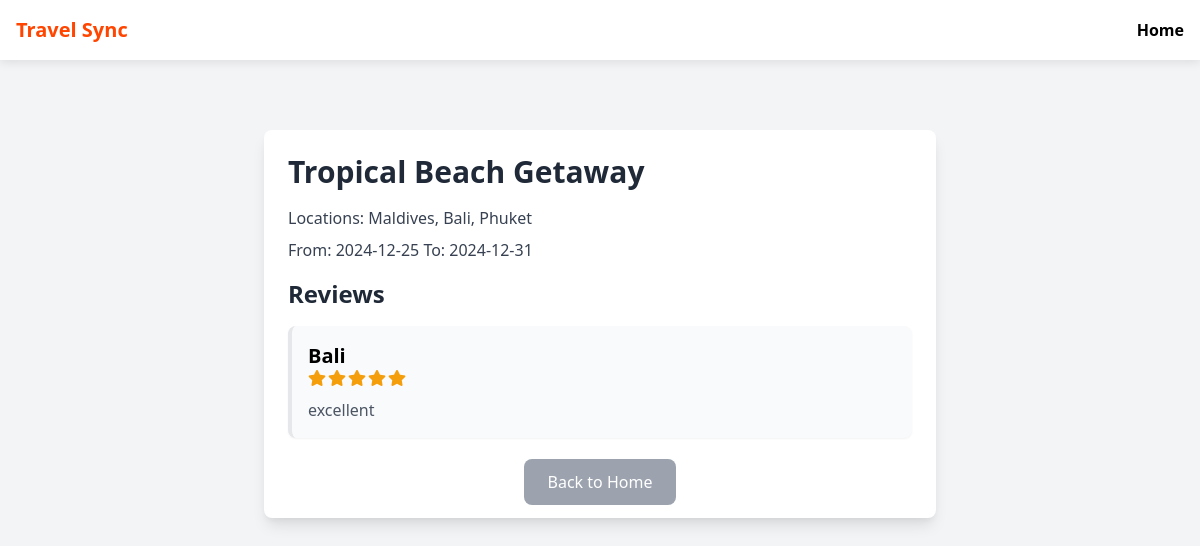
The page /itinerary/3 (signed in) on the database its author committed.
### app/models.py (models this page shows)
class Itinerary(db.Model):
    id = db.Column(db.Integer, primary_key=True)
    title = db.Column(db.String(200), nullable=False)
    start_date = db.Column(db.Date, nullable=False)
    end_date = db.Column(db.Date, nullable=False)
    locations = db.Column(db.Text, nullable=False)
    user_id = db.Column(db.Integer, db.ForeignKey('user.id'), nullable=False)
    reviews = db.relationship('Review', backref='itinerary', lazy=True)  # Changed backref to 'itinerary'

class Review(db.Model):
    id = db.Column(db.Integer, primary_key=True)
    place_name = db.Column(db.String(200), nullable=False)
    rating = db.Column(db.Integer, nullable=False)
    comment = db.Column(db.Text, nullable=True)
    user_id = db.Column(db.Integer, db.ForeignKey('user.id'), nullable=False)
    itinerary_id = db.Column(db.Integer, db.ForeignKey('itinerary.id'), nullable=False)  # Link review to itinerary

### app/routes.py (the view)
@app.route('/itinerary/<int:itinerary_id>')
@login_required
def view_itinerary(itinerary_id):
    itinerary = Itinerary.query.get(itinerary_id)
    if itinerary and itinerary.user_id == current_user.id:
        reviews = Review.query.filter_by(itinerary_id=itinerary.id).all()
        return render_template('view_itinerary.html', itinerary=itinerary, reviews=reviews)
    flash('Itinerary not found or unauthorized access.', 'danger')
    return redirect(url_for('home'))

### app/routes.py (called while the page is built)
@login_manager.user_loader
def load_user(user_id):
    return User.query.get(int(user_id))

### app/templates/view_itinerary.html (shortened to what this page needs)
<!DOCTYPE html>
<html lang="en">
<head>
    <link href="https://cdn.jsdelivr.net/npm/tailwindcss@2.2.19/dist/tailwind.min.css" rel="stylesheet">
    <link href="https://cdnjs.cloudflare.com/ajax/libs/font-awesome/5.15.4/css/all.min.css" rel="stylesheet">
</head>
<body class="bg-gray-100">
    <header>
        <div class="flex justify-between items-center">
            <h1 class="text-xl font-bold text-orange-600" style="color: orangered;">Travel Sync</h1>
            <nav>
                <a href="{{ url_for('mainpage') }}" class="font-bold text-black hover:underline">Home</a>
            </nav>
        </div>
    </header>
    <div class="main-content flex justify-center items-start px-4">
        <div class="w-full max-w-2xl p-6 bg-white shadow-lg rounded-lg">
            <h2 class="text-3xl font-bold text-gray-800 mb-4">{{ itinerary.title }}</h2>
            <p class="text-gray-700 mb-2">Locations: {{ itinerary.locations }}</p>
            <p class="text-gray-700 mb-4">From: {{ itinerary.start_date }} To: {{ itinerary.end_date }}</p>
            <div class="mb-8">
                <h3 class="text-2xl font-semibold text-gray-800 mb-4">Reviews</h3>
                {% for review in reviews %}
                    <div class="mb-6 p-4 bg-gray-50 border-l-4 border-orange-500 shadow-sm hover:shadow-lg transition-all rounded-lg">
                        <h4 class="text-xl font-semibold">{{ review.place_name }}</h4>
                        <div class="flex items-center text-yellow-500 mb-2">
                            {% for i in range(1, 6) %}
                                <i class="fas fa-star {{ 'text-yellow-500' if i <= review.rating else 'text-gray-300' }} w-5 h-5"></i>
                            {% endfor %}
                        </div>
                        <p class="text-gray-600">{{ review.comment }}</p>
                    </div>
                {% endfor %}
            </div>
            <div class="mt-6 text-center">
                <a href="{{ url_for('mainpage') }}" class="px-6 py-3 bg-gray-400 text-white rounded-lg hover:bg-gray-500 focus:outline-none focus:ring-2 focus:ring-gray-500 transition-all">Back to Home</a>
            </div>
        </div>
    </div>
</body>
</html>

### app/templates/view_itinerary.html (style rules this page uses)
header { position: sticky; top: 0; background-color: white; padding: 1rem; box-shadow: 0 2px 10px rgba(0, 0, 0, 0.1); z-index: 1000; }
.main-content { padding-top: 70px; min-height: calc(100vh - 80px); }

### rows shown on the page
Itinerary: title "Tropical Beach Getaway", locations "Maldives, Bali, Phuket", start_date "2024-12-25", end_date "2024-12-31"
Review: place_name "Bali", rating 5 (drawn), comment "excellent"
